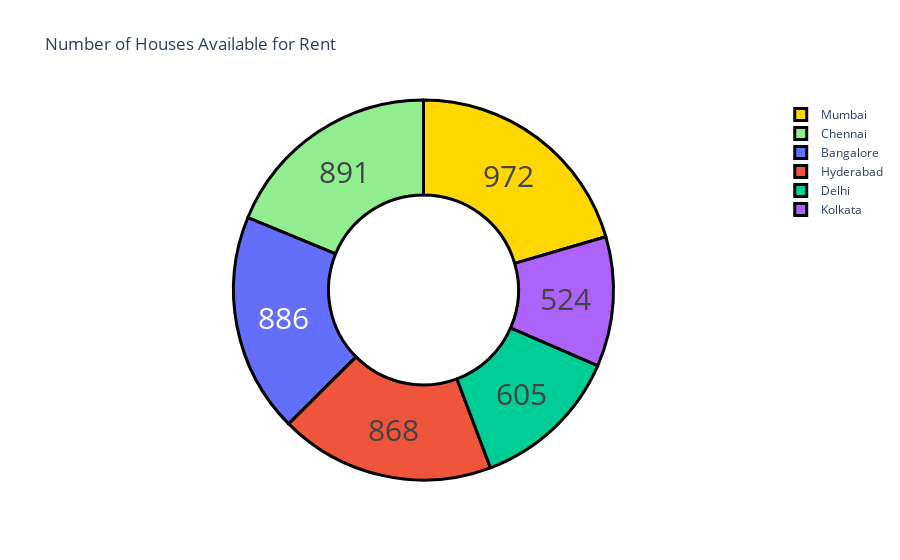

Notebook source saved alongside this figure:
### Code cell
#Now let’s have a look at the number of houses available for rent in different cities according to the dataset:
cities = house["City"].value_counts()
label= cities.index
counts = cities.values
colors = ["gold","lightgreen"]

figure5 = go.Figure(data = [go.Pie(labels=label,values=counts,hole= 0.5)])
figure5.update_layout(title_text ="Number of Houses Available for Rent")
figure5.update_traces(hoverinfo ="label+percent",textinfo = "value",textfont_size =30,
                      marker = dict(colors = colors,line= dict(color = "black",width=3)))
figure5.show()

### Figure 1 — Plotly figure (JSON) as saved in the notebook; plotly's stock layout.template omitted (floating-point values rounded to 4 significant figures)
{"data": [{"hole": 0.5, "hoverinfo": "label+percent", "labels": ["Mumbai", "Chennai", "Bangalore", "Hyderabad", "Delhi", "Kolkata"], "marker": {"colors": ["gold", "lightgreen"], "line": {"color": "black", "width": 3}}, "textfont": {"size": 30}, "textinfo": "value", "type": "pie", "values": [972, 891, 886, 868, 605, 524]}], "layout": {"autosize": true, "title": {"text": "Number of Houses Available for Rent"}}}
